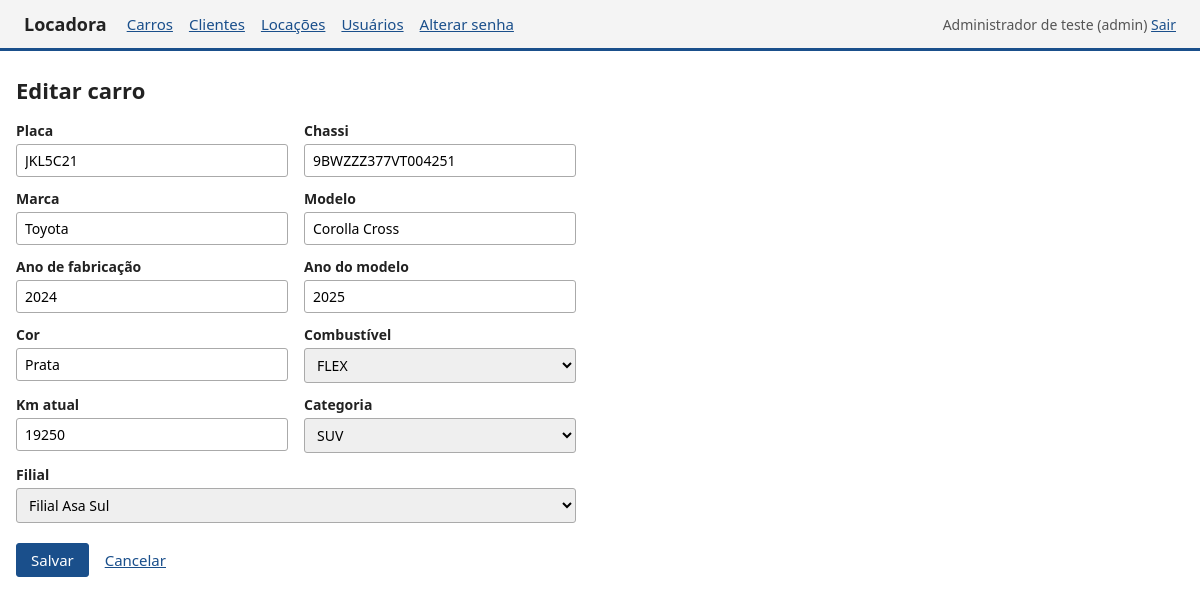
Screenshot of /index.php?acao=carro_editar&id=1 (signed in) with the database file from the repository.
### tables this page shows
CREATE TABLE `veiculo` (
  `id_veiculo` int NOT NULL AUTO_INCREMENT,
  `placa` char(7) NOT NULL,
  `chassi` char(17) NOT NULL,
  `marca` varchar(40) NOT NULL,
  `modelo` varchar(60) NOT NULL,
  `ano_fabricacao` smallint NOT NULL,
  `ano_modelo` smallint NOT NULL,
  `cor` varchar(30) NOT NULL,
  `combustivel` varchar(15) NOT NULL DEFAULT 'FLEX',
  `km_atual` int NOT NULL DEFAULT '0',
  `status` varchar(15) NOT NULL DEFAULT 'DISPONIVEL',
  `id_categoria` int NOT NULL,
  `id_filial` int NOT NULL,
  `deleted_at` datetime DEFAULT NULL,
  PRIMARY KEY (`id_veiculo`),
  UNIQUE KEY `uq_veiculo_placa` (`placa`),
  UNIQUE KEY `uk_veiculo_chassi` (`chassi`),
  KEY `idx_veiculo_categoria` (`id_categoria`,`status`),
  KEY `fk_veiculo_filial` (`id_filial`),
  CONSTRAINT `fk_veiculo_categoria` FOREIGN KEY (`id_categoria`) REFERENCES `categoria` (`id_categoria`) ON DELETE RESTRICT,
  CONSTRAINT `fk_veiculo_filial` FOREIGN KEY (`id_filial`) REFERENCES `filial` (`id_filial`) ON DELETE RESTRICT,
  CONSTRAINT `chk_veiculo_ano_fabricacao` CHECK ((`ano_fabricacao` >= 1990)),
  CONSTRAINT `chk_veiculo_ano_modelo` CHECK ((`ano_modelo` >= `ano_fabricacao`)),
  CONSTRAINT `chk_veiculo_combustivel` CHECK ((`combustivel` in (_utf8mb4'FLEX',_utf8mb4'GASOLINA',_utf8mb4'DIESEL',_utf8mb4'ELETRICO',_utf8mb4'HIBRIDO'))),
  CONSTRAINT `chk_veiculo_km_atual` CHECK ((`km_atual` >= 0)),
  CONSTRAINT `chk_veiculo_status` CHECK ((`status` in (_utf8mb4'DISPONIVEL',_utf8mb4'LOCADO',_utf8mb4'MANUTENCAO',_utf8mb4'INATIVO')))
);

CREATE TABLE `categoria` (
  `id_categoria` int NOT NULL AUTO_INCREMENT,
  `nome` varchar(40) NOT NULL,
  `descricao` varchar(200) DEFAULT NULL,
  `valor_diaria` decimal(10,2) NOT NULL,
  `franquia_km` int NOT NULL DEFAULT '200',
  `valor_km_excedente` decimal(10,2) NOT NULL DEFAULT '1.50',
  PRIMARY KEY (`id_categoria`),
  UNIQUE KEY `uk_categoria_nome` (`nome`),
  CONSTRAINT `chk_categoria_franquia_km` CHECK ((`franquia_km` >= 0)),
  CONSTRAINT `chk_categoria_valor_diaria` CHECK ((`valor_diaria` > 0)),
  CONSTRAINT `chk_categoria_valor_km_excedente` CHECK ((`valor_km_excedente` >= 0))
);

CREATE TABLE `filial` (
  `id_filial` int NOT NULL AUTO_INCREMENT,
  `nome` varchar(80) NOT NULL,
  `cnpj` char(14) NOT NULL,
  `logradouro` varchar(150) NOT NULL,
  `cidade` varchar(60) NOT NULL,
  `uf` char(2) NOT NULL,
  `cep` char(8) NOT NULL,
  `telefone` varchar(15) NOT NULL,
  PRIMARY KEY (`id_filial`),
  UNIQUE KEY `uk_filial_cnpj` (`cnpj`)
);

### config/funcoes.php (called while the page is built, shortened)
<?php
function e(?string $texto): string
{
    return htmlspecialchars($texto ?? '', ENT_QUOTES, 'UTF-8');
}
function view(string $nome, array $vars = []): void
{
    extract($vars);
    require __DIR__ . '/../views/header.php';
    require __DIR__ . '/../views/' . $nome . '.php';
    require __DIR__ . '/../views/footer.php';
}
function inteiro(mixed $valor): int
{
    return filter_var($valor, FILTER_VALIDATE_INT, ['options' => ['min_range' => 0]]) ?: 0;
}

### controllers/CarroController.php (called while the page is built, shortened)
<?php
require_once __DIR__ . '/../models/CarroModel.php';
class CarroController
{
    public function editar(): void
    {
        $id = inteiro($_GET['id'] ?? 0);
        $carro = (new CarroModel())->buscar($id);
        $this->form("carro_atualizar&id=$id", 'Editar carro', $carro);
    }
    private function form(string $acao, string $titulo, array $dados, array $erros = []): void
    {
        $model = new CarroModel();
        view('carros/form', [
            'acao' => $acao, 'titulo' => $titulo, 'dados' => $dados, 'erros' => $erros,
            'categorias' => $model->categorias(), 'filiais' => $model->filiais(),
            'combustiveis' => self::COMBUSTIVEIS,
        ]);
    }
}

### public/index.php (called while the page is built, shortened)
<?php
require_once __DIR__ . '/../config/funcoes.php';
require_once __DIR__ . '/../config/database.php';
$rotas = [
    'GET' => [
        'carros'         => [CarroController::class, 'listar'],
        'carro_novo'     => [CarroController::class, 'novo'],
        'carro_editar'   => [CarroController::class, 'editar'],
        'clientes'       => [ClienteController::class, 'listar'],
        'cliente_novo'   => [ClienteController::class, 'novo'],
        'cliente_editar' => [ClienteController::class, 'editar'],
        'locacoes'       => [LocacaoController::class, 'listar'],
        'locacao_nova'   => [LocacaoController::class, 'nova'],
        'login'          => [AuthController::class, 'login'],
        'definir_senha'  => [AuthController::class, 'definirSenha'],
        'alterar_senha'  => [AuthController::class, 'alterarSenha'],
        'usuarios'       => [AuthController::class, 'listar'],
        'usuario_novo'   => [AuthController::class, 'novo'],
    ],
    'POST' => [
        'carro_salvar'      => [CarroController::class, 'salvar'],
        'carro_atualizar'   => [CarroController::class, 'atualizar'],
        'carro_excluir'     => [CarroController::class, 'excluir'],
        'cliente_salvar'    => [ClienteController::class, 'salvar'],
        'cliente_atualizar' => [ClienteController::class, 'atualizar'],
        'locacao_salvar'    => [LocacaoController::class, 'salvar'],
        'autenticar'        => [AuthController::class, 'autenticar'],
        'sair'              => [AuthController::class, 'sair'],
        'usuario_salvar'    => [AuthController::class, 'salvar'],
        'usuario_link'      => [AuthController::class, 'gerarLink'],
        'definir_senha_salvar'  => [AuthController::class, 'salvarSenhaNova'],
        'alterar_senha_salvar'  => [AuthController::class, 'salvarAlteracao'],
    ],
];
$acao = $_GET['acao'] ?? 'carros';
$rota = $rotas[$_SERVER['REQUEST_METHOD']][$acao] ?? null;
try {
    [$classe, $metodo] = $rota;
    (new $classe())->$metodo();
} catch (Throwable $e) {
    logarErro($e);
    http_response_code(500);
    echo 'Não foi possível concluir a operação. Tente novamente.';
}

### models/CarroModel.php (called while the page is built, shortened)
<?php
class CarroModel
{
    private PDO $db;
    public function __construct()
    {
        $this->db = getConnection();
    }
    public function buscar(int $id): ?array
    {
        $stmt = $this->db->prepare("SELECT * FROM veiculo WHERE id_veiculo = :id AND deleted_at IS NULL");
        $stmt->execute([':id' => $id]);
        return $stmt->fetch() ?: null;
    }
    public function categorias(): array
    {
        return $this->db->query("SELECT id_categoria, nome FROM categoria ORDER BY nome")->fetchAll();
    }
    public function filiais(): array
    {
        return $this->db->query("SELECT id_filial, nome FROM filial ORDER BY nome")->fetchAll();
    }
}

### config/database.php (called while the page is built, shortened)
<?php
function getConnection(): PDO
{
    static $pdo = null;
    if ($pdo === null) {
        $dsn = 'mysql:host=' . DB_HOST . ';dbname=' . DB_NAME . ';charset=utf8mb4';
        $pdo = new PDO($dsn, DB_USER, DB_PASS, [
            PDO::ATTR_ERRMODE            => PDO::ERRMODE_EXCEPTION,
            PDO::ATTR_DEFAULT_FETCH_MODE => PDO::FETCH_ASSOC,
            PDO::ATTR_EMULATE_PREPARES   => false,
        ]);
    }
    return $pdo;
}

### views/carros/form.php (the view)
<div class="cabecalho"><h1><?= e($titulo) ?></h1></div>
<form class="formulario" method="post" action="index.php?acao=<?= e($acao) ?>">
  <div class="campos">
    <label>Placa <input name="placa" required maxlength="7" placeholder="ABC1D23" value="<?= e($dados['placa'] ?? '') ?>"></label>
    <label>Chassi <input name="chassi" required maxlength="17" value="<?= e($dados['chassi'] ?? '') ?>"></label>
    <label>Marca <input name="marca" required maxlength="40" value="<?= e($dados['marca'] ?? '') ?>"></label>
    <label>Modelo <input name="modelo" required maxlength="60" value="<?= e($dados['modelo'] ?? '') ?>"></label>
    <label>Ano de fabricação <input type="number" name="ano_fabricacao" required value="<?= e((string) ($dados['ano_fabricacao'] ?? '')) ?>"></label>
    <label>Ano do modelo <input type="number" name="ano_modelo" required value="<?= e((string) ($dados['ano_modelo'] ?? '')) ?>"></label>
    <label>Cor <input name="cor" required maxlength="30" value="<?= e($dados['cor'] ?? '') ?>"></label>
    <label>Combustível
      <select name="combustivel">
        <?php foreach ($combustiveis as $x): ?>
          <option <?= ($dados['combustivel'] ?? '') === $x ? 'selected' : '' ?>><?= e($x) ?></option>
        <?php endforeach; ?>
      </select>
    </label>
    <label>Km atual <input type="number" min="0" name="km_atual" required value="<?= e((string) ($dados['km_atual'] ?? '')) ?>"></label>
    <label>Categoria
      <select name="id_categoria" required>
        <?php foreach ($categorias as $x): ?>
          <option value="<?= (int) $x['id_categoria'] ?>" <?= ($dados['id_categoria'] ?? '') == $x['id_categoria'] ? 'selected' : '' ?>><?= e($x['nome']) ?></option>
        <?php endforeach; ?>
      </select>
    </label>
    <label class="largo">Filial
      <select name="id_filial" required>
        <?php foreach ($filiais as $x): ?>
          <option value="<?= (int) $x['id_filial'] ?>" <?= ($dados['id_filial'] ?? '') == $x['id_filial'] ? 'selected' : '' ?>><?= e($x['nome']) ?></option>
        <?php endforeach; ?>
      </select>
    </label>
  </div>
  <div class="botoes">
    <button class="btn">Salvar</button>
    <a href="index.php?acao=carros">Cancelar</a>
  </div>
</form>

### public/css/style.css (style rules this page uses)
body { margin: 0; font-family: "Segoe UI", Arial, sans-serif; font-size: 15px; color: #222; background: #fff; }
a { color: #1a4f8b; }
.cabecalho { display: flex; justify-content: space-between; align-items: center; margin-bottom: 16px; }
h1 { margin: 0; font-size: 22px; }
.btn { display: inline-block; padding: 6px 14px; border: 1px solid #1a4f8b; border-radius: 3px; background: #1a4f8b; color: #fff; font: inherit; text-decoration: none; cursor: pointer; }
.formulario { max-width: 560px; }
.campos { display: grid; grid-template-columns: 1fr 1fr; gap: 12px 16px; }
.campos label { display: flex; flex-direction: column; gap: 4px; font-weight: 600; font-size: 14px; }
.campos label.largo { grid-column: 1 / -1; }
input, select { padding: 6px 8px; border: 1px solid #aaa; border-radius: 3px; font: inherit; font-weight: normal; }
.botoes { margin-top: 20px; }
.botoes a { margin-left: 12px; }

### rows the page displays
veiculo: placa "JKL5C21", chassi "9BWZZZ377VT004251", marca "Toyota", modelo "Corolla Cross", ano_fabricacao "2024", ano_modelo "2025", cor "Prata", km_atual "19250", id_categoria "SUV", id_filial "Filial Asa Sul"

### other values shown
$_SESSION['nome'] "Administrador de teste"
$_SESSION['perfil'] "admin"
$titulo "Editar carro"
form field combustivel "FLEX"
